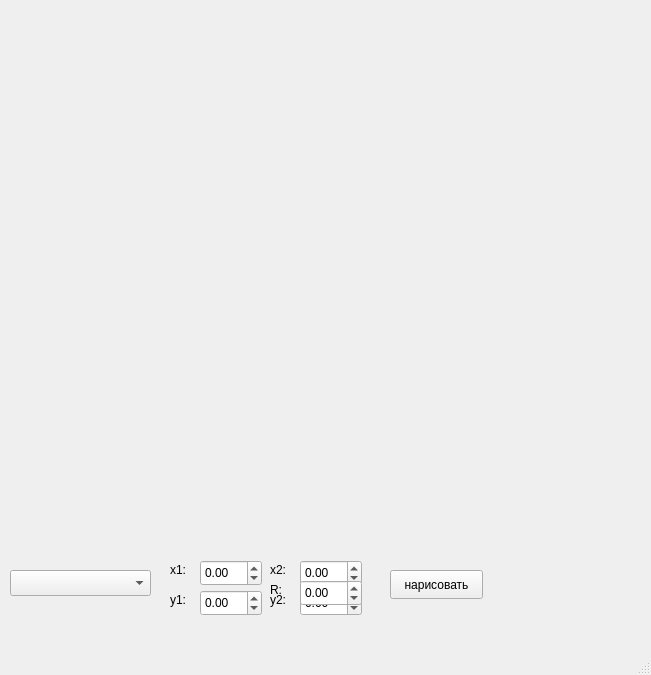
<?xml version="1.0" encoding="UTF-8"?>
<ui version="4.0">
 <class>MainWindow</class>
 <widget class="QMainWindow" name="MainWindow">
  <property name="geometry">
   <rect>
    <x>0</x>
    <y>0</y>
    <width>651</width>
    <height>675</height>
   </rect>
  </property>
  <property name="windowTitle">
   <string>MainWindow</string>
  </property>
  <widget class="QWidget" name="centralwidget">
   <widget class="QCustomPlot" name="widget" native="true">
    <property name="geometry">
     <rect>
      <x>10</x>
      <y>10</y>
      <width>621</width>
      <height>541</height>
     </rect>
    </property>
   </widget>
   <widget class="QComboBox" name="algorithms">
    <property name="geometry">
     <rect>
      <x>10</x>
      <y>570</y>
      <width>141</width>
      <height>26</height>
     </rect>
    </property>
   </widget>
   <widget class="QLabel" name="x1">
    <property name="geometry">
     <rect>
      <x>170</x>
      <y>560</y>
      <width>21</width>
      <height>20</height>
     </rect>
    </property>
    <property name="text">
     <string>x1:</string>
    </property>
   </widget>
   <widget class="QLabel" name="x2">
    <property name="geometry">
     <rect>
      <x>270</x>
      <y>560</y>
      <width>21</width>
      <height>20</height>
     </rect>
    </property>
    <property name="text">
     <string>x2:</string>
    </property>
   </widget>
   <widget class="QLabel" name="y1">
    <property name="geometry">
     <rect>
      <x>170</x>
      <y>590</y>
      <width>21</width>
      <height>20</height>
     </rect>
    </property>
    <property name="text">
     <string>y1:</string>
    </property>
   </widget>
   <widget class="QLabel" name="y2">
    <property name="geometry">
     <rect>
      <x>270</x>
      <y>590</y>
      <width>21</width>
      <height>20</height>
     </rect>
    </property>
    <property name="text">
     <string>y2:</string>
    </property>
   </widget>
   <widget class="QLabel" name="R">
    <property name="geometry">
     <rect>
      <x>270</x>
      <y>580</y>
      <width>21</width>
      <height>20</height>
     </rect>
    </property>
    <property name="text">
     <string>R:</string>
    </property>
   </widget>
   <widget class="QDoubleSpinBox" name="x1_spin">
    <property name="geometry">
     <rect>
      <x>200</x>
      <y>560</y>
      <width>62</width>
      <height>26</height>
     </rect>
    </property>
    <property name="minimum">
     <double>-999.990000000000009</double>
    </property>
    <property name="maximum">
     <double>999.990000000000009</double>
    </property>
   </widget>
   <widget class="QDoubleSpinBox" name="y1_spin">
    <property name="geometry">
     <rect>
      <x>200</x>
      <y>590</y>
      <width>62</width>
      <height>26</height>
     </rect>
    </property>
    <property name="minimum">
     <double>-999.990000000000009</double>
    </property>
    <property name="maximum">
     <double>999.990000000000009</double>
    </property>
   </widget>
   <widget class="QDoubleSpinBox" name="x2_spin">
    <property name="geometry">
     <rect>
      <x>300</x>
      <y>560</y>
      <width>62</width>
      <height>26</height>
     </rect>
    </property>
    <property name="minimum">
     <double>-999.990000000000009</double>
    </property>
    <property name="maximum">
     <double>999.990000000000009</double>
    </property>
   </widget>
   <widget class="QDoubleSpinBox" name="y2_spin">
    <property name="geometry">
     <rect>
      <x>300</x>
      <y>590</y>
      <width>62</width>
      <height>26</height>
     </rect>
    </property>
    <property name="minimum">
     <double>-999.990000000000009</double>
    </property>
    <property name="maximum">
     <double>999.990000000000009</double>
    </property>
   </widget>
   <widget class="QDoubleSpinBox" name="R_spin">
    <property name="geometry">
     <rect>
      <x>300</x>
      <y>580</y>
      <width>62</width>
      <height>26</height>
     </rect>
    </property>
    <property name="minimum">
     <double>-999.990000000000009</double>
    </property>
    <property name="maximum">
     <double>999.990000000000009</double>
    </property>
   </widget>
   <widget class="QPushButton" name="paintButton">
    <property name="geometry">
     <rect>
      <x>390</x>
      <y>570</y>
      <width>93</width>
      <height>29</height>
     </rect>
    </property>
    <property name="text">
     <string>нарисовать</string>
    </property>
   </widget>
   <widget class="QLabel" name="label">
    <property name="geometry">
     <rect>
      <x>30</x>
      <y>620</y>
      <width>281</width>
      <height>20</height>
     </rect>
    </property>
    <property name="text">
     <string/>
    </property>
   </widget>
  </widget>
  <widget class="QMenuBar" name="menubar">
   <property name="geometry">
    <rect>
     <x>0</x>
     <y>0</y>
     <width>651</width>
     <height>26</height>
    </rect>
   </property>
  </widget>
  <widget class="QStatusBar" name="statusbar"/>
 </widget>
 <customwidgets>
  <customwidget>
   <class>QCustomPlot</class>
   <extends>QWidget</extends>
   <header>qcustomplot.h</header>
   <container>1</container>
  </customwidget>
 </customwidgets>
 <resources/>
 <connections/>
</ui>
